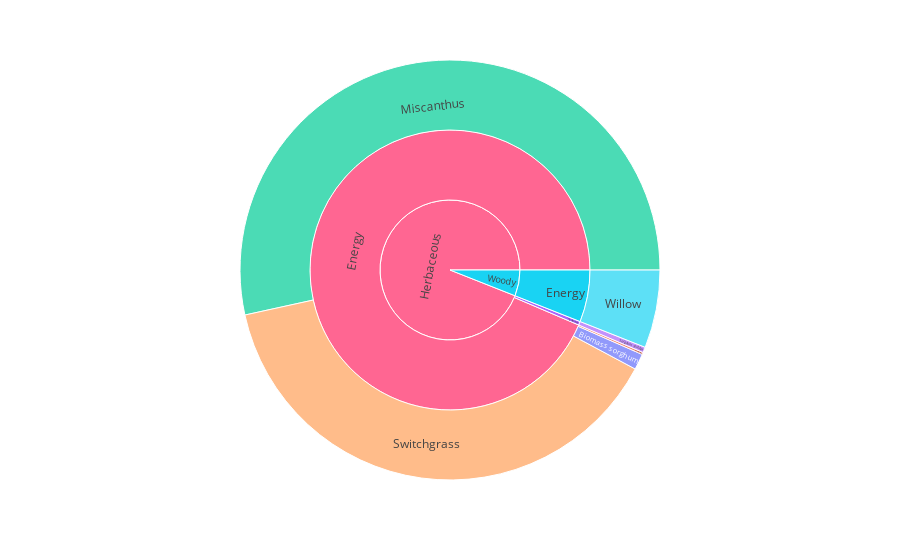

Notebook code for this chart:
### Code cell
fig = px.sunburst(d1, path=['Crop Form', ' 'Crop Type', 'Feedstock'], values='Production', color='Feedstock')
fig.show()

### Figure 1 — Plotly figure (JSON) as saved in the notebook; plotly's stock layout.template omitted (floating-point values rounded to 4 significant figures)
{"data": [{"branchvalues": "total", "customdata": [["Biomass sorghum"], ["Energy cane"], ["Miscanthus"], ["Sorghum stubble"], ["Switchgrass"], ["Willow"], ["Sorghum stubble"], ["(?)"], ["Willow"], ["(?)"], ["Willow"]], "domain": {"x": [0, 1], "y": [0, 1]}, "hovertemplate": "labels=%{label}<br>Production=%{value}<br>parent=%{parent}<br>id=%{id}<br>Feedstock=%{customdata[0]}<extra></extra>", "ids": ["Herbaceous/Energy/Biomass sorghum", "Herbaceous/Energy/Energy cane", "Herbaceous/Energy/Miscanthus", "Herbaceous/Ag Residues/Sorghum stubble", "Herbaceous/Energy/Switchgrass", "Woody/Energy/Willow", "Herbaceous/Ag Residues", "Herbaceous/Energy", "Woody/Energy", "Herbaceous", "Woody"], "labels": ["Biomass sorghum", "Energy cane", "Miscanthus", "Sorghum stubble", "Switchgrass", "Willow", "Ag Residues", "Energy", "Energy", "Herbaceous", "Woody"], "marker": {"colors": ["#636efa", "#EF553B", "#00cc96", "#ab63fa", "#FFA15A", "#19d3f3", "#ab63fa", "#FF6692", "#19d3f3", "#FF6692", "#19d3f3"]}, "name": "", "parents": ["Herbaceous/Energy", "Herbaceous/Energy", "Herbaceous/Energy", "Herbaceous/Ag Residues", "Herbaceous/Energy", "Woody/Energy", "Herbaceous", "Herbaceous", "Woody", "", ""], "type": "sunburst", "values": [15570000.0, 2076000.0, 680300000.0, 5399000.0, 493200000.0, 76410000.0, 5399000.0, 1191000000.0, 76410000.0, 1197000000.0, 76410000.0]}], "layout": {"autosize": true, "legend": {"tracegroupgap": 0}, "margin": {"t": 60}}}
